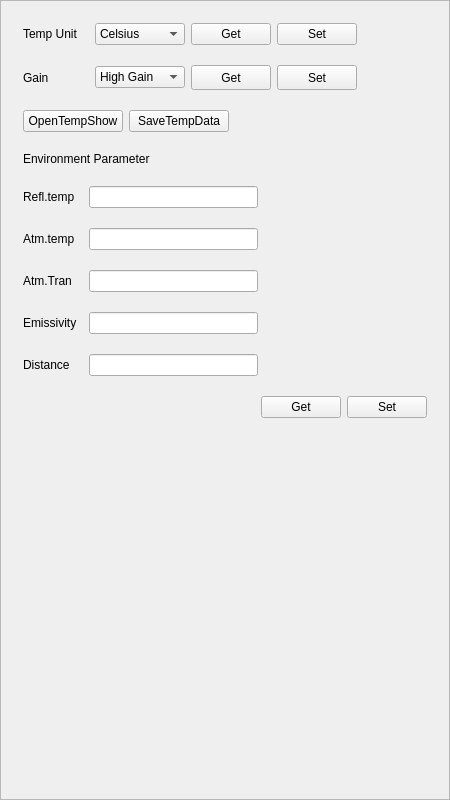
<?xml version="1.0" encoding="UTF-8"?>
<ui version="4.0">
 <class>TempPageClass</class>
 <widget class="QWidget" name="TempPageClass">
  <property name="geometry">
   <rect>
    <x>0</x>
    <y>0</y>
    <width>450</width>
    <height>800</height>
   </rect>
  </property>
  <property name="windowTitle">
   <string>TempPage</string>
  </property>
  <layout class="QHBoxLayout" name="horizontalLayout_2">
   <property name="leftMargin">
    <number>0</number>
   </property>
   <property name="topMargin">
    <number>0</number>
   </property>
   <property name="rightMargin">
    <number>0</number>
   </property>
   <property name="bottomMargin">
    <number>0</number>
   </property>
   <item>
    <widget class="QScrollArea" name="scrollArea">
     <property name="widgetResizable">
      <bool>true</bool>
     </property>
     <widget class="QWidget" name="scrollAreaWidgetContents">
      <property name="geometry">
       <rect>
        <x>0</x>
        <y>0</y>
        <width>448</width>
        <height>798</height>
       </rect>
      </property>
      <layout class="QHBoxLayout" name="horizontalLayout_10">
       <item>
        <widget class="QWidget" name="widget" native="true">
         <layout class="QVBoxLayout" name="verticalLayout">
          <property name="spacing">
           <number>20</number>
          </property>
          <item>
           <layout class="QHBoxLayout" name="horizontalLayout">
            <item>
             <widget class="QLabel" name="label">
              <property name="minimumSize">
               <size>
                <width>66</width>
                <height>0</height>
               </size>
              </property>
              <property name="text">
               <string>Temp Unit</string>
              </property>
             </widget>
            </item>
            <item>
             <widget class="QComboBox" name="tempUnitcombo">
              <property name="minimumSize">
               <size>
                <width>90</width>
                <height>0</height>
               </size>
              </property>
              <item>
               <property name="text">
                <string>Celsius</string>
               </property>
              </item>
              <item>
               <property name="text">
                <string>Kelvin</string>
               </property>
              </item>
              <item>
               <property name="text">
                <string>Fahrenheit</string>
               </property>
              </item>
             </widget>
            </item>
            <item>
             <widget class="QPushButton" name="tempUnitGetBtn">
              <property name="text">
               <string>Get</string>
              </property>
             </widget>
            </item>
            <item>
             <widget class="QPushButton" name="tempUnitSetBtn">
              <property name="text">
               <string>Set</string>
              </property>
             </widget>
            </item>
            <item>
             <spacer name="horizontalSpacer_3">
              <property name="orientation">
               <enum>Qt::Horizontal</enum>
              </property>
              <property name="sizeHint" stdset="0">
               <size>
                <width>40</width>
                <height>20</height>
               </size>
              </property>
             </spacer>
            </item>
           </layout>
          </item>
          <item>
           <layout class="QHBoxLayout" name="horizontalLayout_11">
            <item>
             <widget class="QLabel" name="label_2">
              <property name="minimumSize">
               <size>
                <width>66</width>
                <height>0</height>
               </size>
              </property>
              <property name="maximumSize">
               <size>
                <width>50</width>
                <height>16777215</height>
               </size>
              </property>
              <property name="text">
               <string>Gain</string>
              </property>
             </widget>
            </item>
            <item>
             <widget class="QComboBox" name="gainCombo">
              <property name="minimumSize">
               <size>
                <width>90</width>
                <height>0</height>
               </size>
              </property>
              <item>
               <property name="text">
                <string>High Gain</string>
               </property>
              </item>
              <item>
               <property name="text">
                <string>Low Gain</string>
               </property>
              </item>
              <item>
               <property name="text">
                <string>Auto</string>
               </property>
              </item>
             </widget>
            </item>
            <item>
             <widget class="QPushButton" name="gainGetBtn">
              <property name="minimumSize">
               <size>
                <width>0</width>
                <height>25</height>
               </size>
              </property>
              <property name="maximumSize">
               <size>
                <width>16777215</width>
                <height>25</height>
               </size>
              </property>
              <property name="text">
               <string>Get</string>
              </property>
             </widget>
            </item>
            <item>
             <widget class="QPushButton" name="gainSetBtn">
              <property name="minimumSize">
               <size>
                <width>0</width>
                <height>25</height>
               </size>
              </property>
              <property name="maximumSize">
               <size>
                <width>16777215</width>
                <height>25</height>
               </size>
              </property>
              <property name="text">
               <string>Set</string>
              </property>
             </widget>
            </item>
            <item>
             <spacer name="horizontalSpacer_2">
              <property name="orientation">
               <enum>Qt::Horizontal</enum>
              </property>
              <property name="sizeHint" stdset="0">
               <size>
                <width>40</width>
                <height>20</height>
               </size>
              </property>
             </spacer>
            </item>
           </layout>
          </item>
          <item>
           <layout class="QHBoxLayout" name="horizontalLayout_9">
            <item>
             <widget class="QPushButton" name="openTempShowBtn">
              <property name="minimumSize">
               <size>
                <width>100</width>
                <height>0</height>
               </size>
              </property>
              <property name="text">
               <string>OpenTempShow</string>
              </property>
             </widget>
            </item>
            <item>
             <widget class="QPushButton" name="saveTempDataBtn">
              <property name="minimumSize">
               <size>
                <width>100</width>
                <height>0</height>
               </size>
              </property>
              <property name="text">
               <string>SaveTempData</string>
              </property>
             </widget>
            </item>
            <item>
             <spacer name="horizontalSpacer_4">
              <property name="orientation">
               <enum>Qt::Horizontal</enum>
              </property>
              <property name="sizeHint" stdset="0">
               <size>
                <width>40</width>
                <height>20</height>
               </size>
              </property>
             </spacer>
            </item>
           </layout>
          </item>
          <item>
           <widget class="QLabel" name="label_3">
            <property name="maximumSize">
             <size>
              <width>16777215</width>
              <height>20</height>
             </size>
            </property>
            <property name="text">
             <string>Environment Parameter</string>
            </property>
           </widget>
          </item>
          <item>
           <layout class="QHBoxLayout" name="horizontalLayout_3">
            <item>
             <widget class="QLabel" name="label_4">
              <property name="minimumSize">
               <size>
                <width>60</width>
                <height>0</height>
               </size>
              </property>
              <property name="text">
               <string>Refl.temp</string>
              </property>
             </widget>
            </item>
            <item>
             <widget class="QLineEdit" name="reflTempEdit"/>
            </item>
            <item>
             <spacer name="horizontalSpacer_5">
              <property name="orientation">
               <enum>Qt::Horizontal</enum>
              </property>
              <property name="sizeHint" stdset="0">
               <size>
                <width>40</width>
                <height>20</height>
               </size>
              </property>
             </spacer>
            </item>
           </layout>
          </item>
          <item>
           <layout class="QHBoxLayout" name="horizontalLayout_4">
            <item>
             <widget class="QLabel" name="label_5">
              <property name="minimumSize">
               <size>
                <width>60</width>
                <height>0</height>
               </size>
              </property>
              <property name="text">
               <string>Atm.temp</string>
              </property>
             </widget>
            </item>
            <item>
             <widget class="QLineEdit" name="atmTempEdit"/>
            </item>
            <item>
             <spacer name="horizontalSpacer_6">
              <property name="orientation">
               <enum>Qt::Horizontal</enum>
              </property>
              <property name="sizeHint" stdset="0">
               <size>
                <width>40</width>
                <height>20</height>
               </size>
              </property>
             </spacer>
            </item>
           </layout>
          </item>
          <item>
           <layout class="QHBoxLayout" name="horizontalLayout_5">
            <item>
             <widget class="QLabel" name="label_6">
              <property name="minimumSize">
               <size>
                <width>60</width>
                <height>0</height>
               </size>
              </property>
              <property name="text">
               <string>Atm.Tran</string>
              </property>
             </widget>
            </item>
            <item>
             <widget class="QLineEdit" name="atmTranEdit"/>
            </item>
            <item>
             <spacer name="horizontalSpacer_7">
              <property name="orientation">
               <enum>Qt::Horizontal</enum>
              </property>
              <property name="sizeHint" stdset="0">
               <size>
                <width>40</width>
                <height>20</height>
               </size>
              </property>
             </spacer>
            </item>
           </layout>
          </item>
          <item>
           <layout class="QHBoxLayout" name="horizontalLayout_6">
            <item>
             <widget class="QLabel" name="label_7">
              <property name="minimumSize">
               <size>
                <width>60</width>
                <height>0</height>
               </size>
              </property>
              <property name="text">
               <string>Emissivity</string>
              </property>
             </widget>
            </item>
            <item>
             <widget class="QLineEdit" name="emissivityEdit"/>
            </item>
            <item>
             <spacer name="horizontalSpacer_8">
              <property name="orientation">
               <enum>Qt::Horizontal</enum>
              </property>
              <property name="sizeHint" stdset="0">
               <size>
                <width>40</width>
                <height>20</height>
               </size>
              </property>
             </spacer>
            </item>
           </layout>
          </item>
          <item>
           <layout class="QHBoxLayout" name="horizontalLayout_7">
            <item>
             <widget class="QLabel" name="label_8">
              <property name="minimumSize">
               <size>
                <width>60</width>
                <height>0</height>
               </size>
              </property>
              <property name="text">
               <string>Distance</string>
              </property>
             </widget>
            </item>
            <item>
             <widget class="QLineEdit" name="distanceEdit"/>
            </item>
            <item>
             <spacer name="horizontalSpacer_9">
              <property name="orientation">
               <enum>Qt::Horizontal</enum>
              </property>
              <property name="sizeHint" stdset="0">
               <size>
                <width>40</width>
                <height>20</height>
               </size>
              </property>
             </spacer>
            </item>
           </layout>
          </item>
          <item>
           <layout class="QHBoxLayout" name="horizontalLayout_8">
            <item>
             <spacer name="horizontalSpacer">
              <property name="orientation">
               <enum>Qt::Horizontal</enum>
              </property>
              <property name="sizeHint" stdset="0">
               <size>
                <width>40</width>
                <height>20</height>
               </size>
              </property>
             </spacer>
            </item>
            <item>
             <widget class="QPushButton" name="envParamGetBtn">
              <property name="text">
               <string>Get</string>
              </property>
             </widget>
            </item>
            <item>
             <widget class="QPushButton" name="envParamSetBtn">
              <property name="text">
               <string>Set</string>
              </property>
             </widget>
            </item>
           </layout>
          </item>
          <item>
           <spacer name="verticalSpacer">
            <property name="orientation">
             <enum>Qt::Vertical</enum>
            </property>
            <property name="sizeHint" stdset="0">
             <size>
              <width>20</width>
              <height>40</height>
             </size>
            </property>
           </spacer>
          </item>
         </layout>
        </widget>
       </item>
      </layout>
     </widget>
    </widget>
   </item>
  </layout>
 </widget>
 <layoutdefault spacing="6" margin="11"/>
 <resources/>
 <connections/>
</ui>
